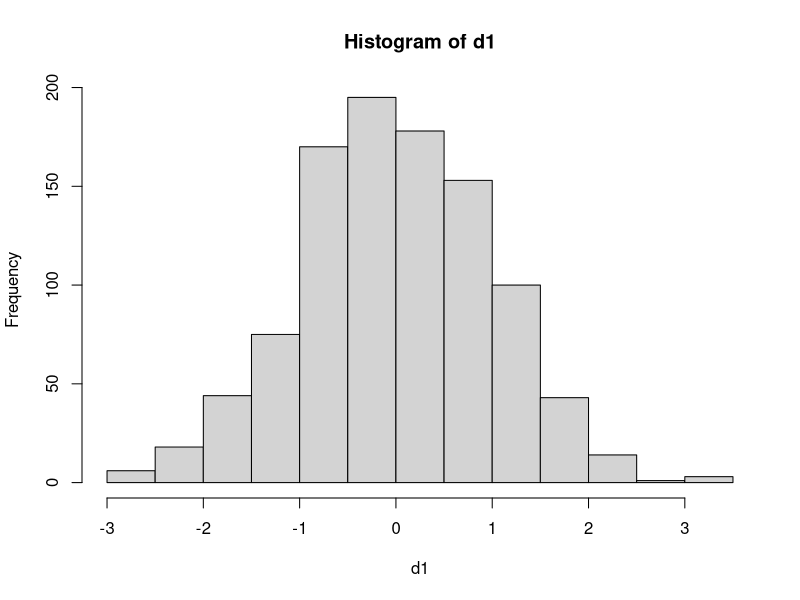
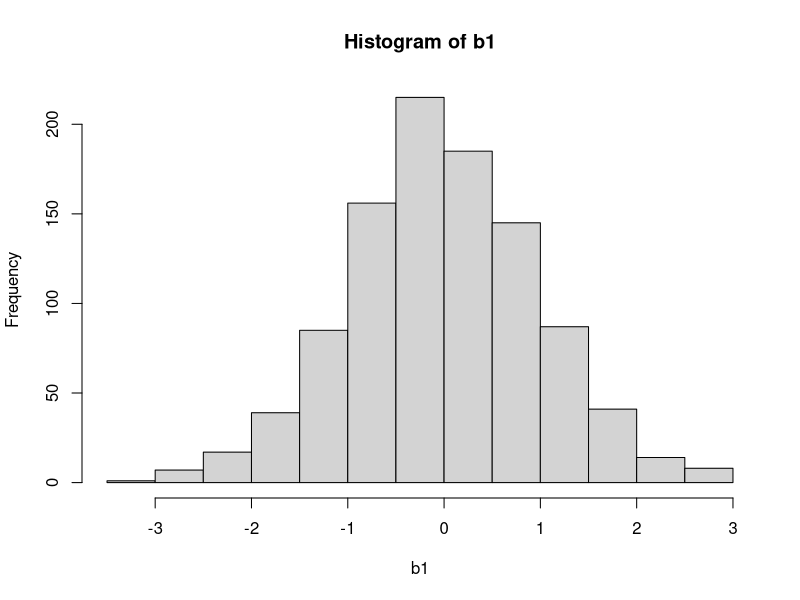
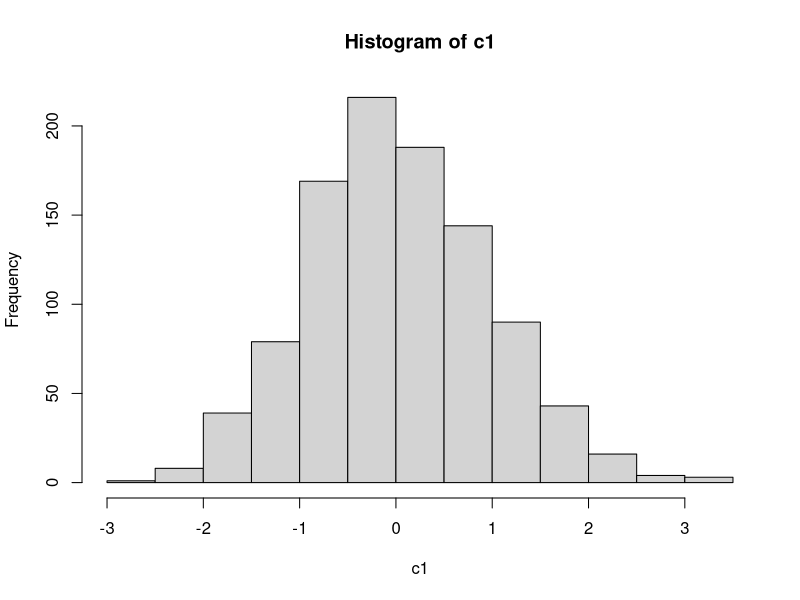
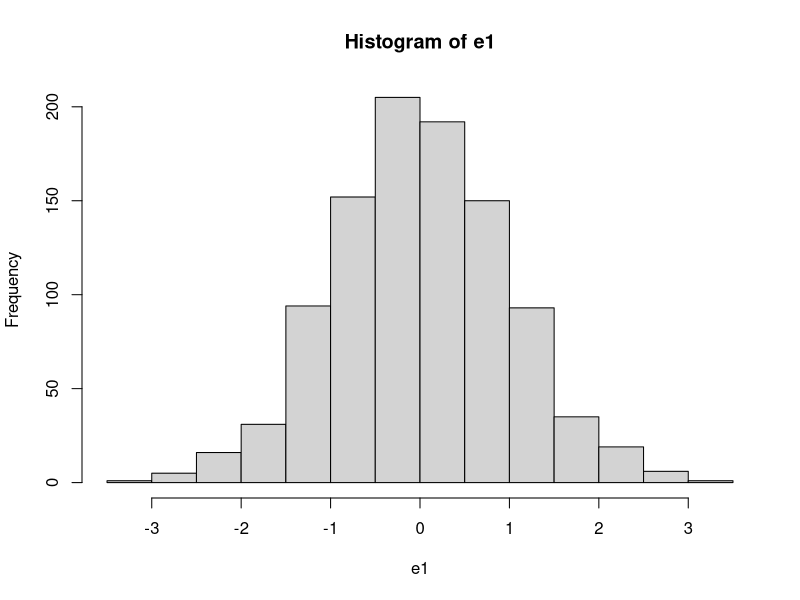

Write the R code that produced these figures, in order.


### Add

d1 <- rnorm(1000,0,1)

hist(d1)


b1 <- rnorm(1000,0,1)

hist(b1)


c1 <- rnorm(1000,0,1)

hist(c1)


e1 <- rnorm(1000,0,1)

hist(e1)

